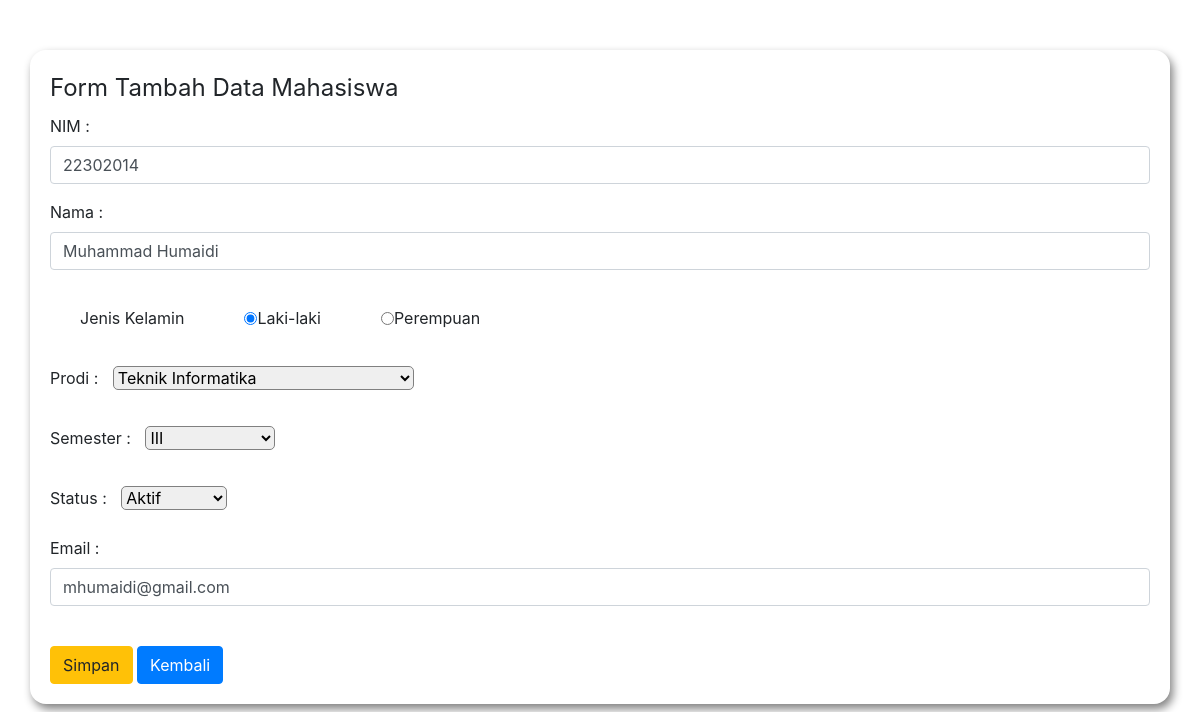
Screenshot of /form-tambah-edit-mhs.php?nim=22302014 (signed in) with the database file from the repository.
### tables this page shows
CREATE TABLE `mhs` (
  `nim` int(8) NOT NULL,
  `nama_mhs` varchar(50) NOT NULL,
  `jenis_kelamin` enum('laki-laki','perempuan') NOT NULL,
  `id_prodi` int(5) NOT NULL,
  `id_smt` int(5) NOT NULL,
  `email` varchar(50) NOT NULL,
  `password` varchar(255) NOT NULL,
  `status` enum('aktif','cuti','DO','undri') NOT NULL
);

### fungsi.php (called while the page is built, shortened)
<?php
include('koneksi.php');
function antiInjection($data){
    global $conn;
    $filter = stripslashes($data);
    $filter = mysqli_real_escape_string($conn, $filter);
    return $filter;
}
function active_radio_button($value, $input){
    $result = $value==$input ? 'checked' : '';
    return $result;
};
function active_select_button($value, $input){
    $result = $value==$input ? 'selected' : '';
    return $result;
};

### form-tambah-edit-mhs.php (the view, shortened to what this page needs)
<?php
require ('koneksi.php');
require ('fungsi.php');
$halaman = 'Tambah';
$data = array(
    "nim" => "",
    "nama_mhs" => "",
    "jenis_kelamin" => "",
    "id_prodi" => "",
    "id_smt" => "",
    "email" => "",
    "status" => "",
);
if(isset($_GET['nim'])) {
    global $data;
    $nim = antiInjection($_GET['nim']);
    $query = "SELECT nim, nama_mhs, jenis_kelamin, id_prodi, id_smt, email, status FROM mhs WHERE nim = '$nim';";
    $sql = mysqli_query($conn, $query);
    $data = mysqli_fetch_assoc($sql);
    static $halaman = 'Edit';
}
$nim_awal = $data['nim'];
?>
<!DOCTYPE html>
<html lang="en">
<head>
    <link rel="stylesheet" href="https://stackpath.bootstrapcdn.com/bootstrap/4.1.3/css/bootstrap.min.css">
</head>
<body>
    <div class="container ">
        <form action="<?php echo ($halaman == "Edit") ? "simpan-edit-mhs.php?nim=$nim_awal" : "simpan-mhs.php";?>" method="post">
            <fieldset>
                <legend>Form Tambah Data Mahasiswa</legend>
            <div class="form-group">
                <label for="nim" class="form-label">NIM : </label>
                <input type="text" name="nim" id="nim" class="form-control" value="<?= $data['nim']?>" required>
            </div>
            <div class="form-group">
                <label for="nama" class="form-label">Nama :</label>
                <input type="text" name="nama_mhs" id="nama" class ="form-control" value="<?= $data['nama_mhs']?>" required>
            </div>
            <div class="form-group form-inline">
                <div class="form-check container-radio">
                    <label for="jenis_kelamin" class="form-label ">Jenis Kelamin</label>
                    <label for="admin" class="form-check-label radio-inline">
                        <input type="radio" class="" name="jenis_kelamin" id="" value="laki-laki" <?php echo active_radio_button("laki-laki", $data['jenis_kelamin']); ?> >
                        Laki-laki
                    </label>
                    <label for="mahasiwa-ta" class="form-check-label radio-inline">
                        <input type="radio" class="" name="jenis_kelamin" id="" value ="perempuan" <?php echo active_radio_button("perempuan", $data['jenis_kelamin']); ?>>
                        Perempuan
                    </label>
                </div>
            </div>
            <div class="form-group">
                <label for="prodi" class="form-label">Prodi :   </label>
                <select class="form-select" name="prodi" aria-label="Default select example" style="border: 1px solid gray;border-radius:5px;" required>
                  <?php
                    $query = "SELECT id_prodi, nama_prodi FROM prodi WHERE status = 'aktif' ORDER BY create_date DESC;";
                    $sql = mysqli_query($conn, $query);
                    foreach($sql as $row){
                  ?>
                  <option value=<?php echo "\"".$row['id_prodi']."\" ". active_select_button($row['id_prodi'], $data['id_prodi']); ?> ><?= $row['nama_prodi']?></option>
                  <?php } ?>
                </select>
            </div>
            <div class="form-group">
                <label for="smt" class="form-label">Semester :   </label>
                <select class="form-select" name="smt" aria-label="Default select example" style="border: 1px solid gray;border-radius:5px;" required>
                  <?php
                    $query = "SELECT id_smt, nama_smt FROM smt ORDER BY create_date DESC;";
                    $sql = mysqli_query($conn, $query);
                    foreach($sql as $row){
                  ?>
                  <option value=<?php echo "\"".$row['id_smt']."\" ". active_select_button($row['id_smt'], $data['id_smt']); ?> ><?= $row['nama_smt']?></option>
                  <?php } ?>
                </select>
            </div>
            <div class="form-group">
                <label for="status" class="form-label">Status :   </label>
                <select class="form-select" name="status" aria-label="Default select example" style="border: 1px solid gray;border-radius:5px;" required>
                    <option value="aktif" <?= active_select_button("aktif", $data['status'])?> >Aktif</option>
                </select>
            </div>
            <div class="form-group">
                <label for="nim" class="form-label">Email : </label>
                <input type="email" name="email" id="nim" class="form-control" value="<?= $data['email']?>" required>
            </div>
            <br/>
            <div class="form-gruop">
                <button type="submit" class="btn btn-warning" name="submit" value="simpan">Simpan</button>
                <a href="data-mhs.php" class="btn btn-primary">Kembali</a>
            </div>
            </fieldset>
        </form>
    </div>
</body>
</html>

### form-tambah-edit-mhs.php (style rules this page uses)
.container { margin-top:50px; padding : 20px; border-radius: 16px; box-shadow: 3px 5px 10px gray; box-sizing:border-box; }
.container-radio > * { padding : 10px 20px; margin : 10px; }
select { margin: 10px; }

### rows the page displays
mhs: nim "22302014", nama_mhs "Muhammad Humaidi", email "mhumaidi@gmail.com"

### other values shown
form field prodi "Teknik Informatika"
form field smt "III"
